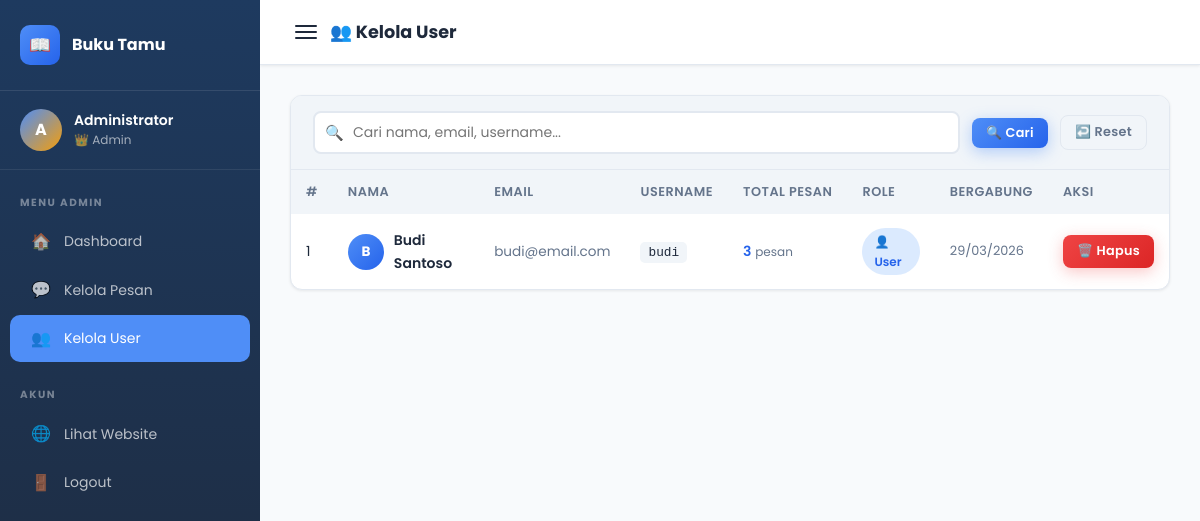
Page /admin/kelola_user.php (signed in) on the committed database.
### tables this page shows
CREATE TABLE IF NOT EXISTS users (
    id INT AUTO_INCREMENT PRIMARY KEY,
    nama VARCHAR(100) NOT NULL,
    email VARCHAR(150) NOT NULL UNIQUE,
    username VARCHAR(50) NOT NULL UNIQUE,
    password VARCHAR(255) NOT NULL,
    role ENUM('admin', 'user') DEFAULT 'user',
    created_at TIMESTAMP DEFAULT CURRENT_TIMESTAMP
);

### config/koneksi.php (called while the page is built, shortened)
<?php
function sanitasi($data) {
    $data = trim($data);
    $data = stripslashes($data);
    $data = htmlspecialchars($data, ENT_QUOTES, 'UTF-8');
    return $data;
}
?>

### admin/kelola_user.php (the view, shortened to what this page needs)
<?php
require_once '../config/koneksi.php';
$search   = sanitasi($_GET['search'] ?? '');
$page     = max(1, (int)($_GET['page'] ?? 1));
$per_page = 10;
$offset   = ($page - 1) * $per_page;
$where = "WHERE role = 'user'";
$params = [];
$types  = '';
$all_params   = $params;
$all_params[] = $per_page;
$all_params[] = $offset;
$all_types    = $types . 'ii';
$stmt = $koneksi->prepare("SELECT u.*, (SELECT COUNT(*) FROM buku_tamu bt WHERE bt.user_id = u.id) as total_pesan FROM users u $where ORDER BY u.created_at DESC LIMIT ? OFFSET ?");
$stmt->bind_param($all_types, ...$all_params);
$stmt->execute();
$data = $stmt->get_result();
?>
<!DOCTYPE html>
<html lang="id">
<head>
    <link rel="stylesheet" href="../assets/css/style.css">
</head>
<body>
<div class="dashboard-wrapper">
    <aside class="sidebar">
        <div class="sidebar-header">
            <div class="sidebar-brand">
                <div class="brand-icon">📖</div>
                <span>Buku Tamu</span>
            </div>
        </div>
        <div class="sidebar-user">
            <div class="sidebar-avatar"><?= strtoupper(substr($_SESSION['nama'], 0, 1)) ?></div>
            <div>
                <div class="sidebar-user-name"><?= htmlspecialchars($_SESSION['nama']) ?></div>
                <div class="sidebar-user-role">👑 <?= $_SESSION['role'] ?></div>
            </div>
        </div>
        <nav class="sidebar-nav">
            <div class="nav-section-title">Menu Admin</div>
            <a href="dashboard.php"><span class="nav-icon">🏠</span> Dashboard</a>
            <a href="kelola_pesan.php"><span class="nav-icon">💬</span> Kelola Pesan</a>
            <a href="kelola_user.php" class="active"><span class="nav-icon">👥</span> Kelola User</a>
            <div class="nav-section-title" style="margin-top:15px;">Akun</div>
            <a href="../index.php"><span class="nav-icon">🌐</span> Lihat Website</a>
            <a href="../auth/logout.php"><span class="nav-icon">🚪</span> Logout</a>
        </nav>
    </aside>
    <div class="main-content">
        <div class="top-bar">
            <div class="d-flex align-center gap-1">
                <button class="hamburger" id="hamburger" style="background:none;border:none;cursor:pointer;flex-direction:column;gap:4px;display:flex;padding:5px;">
                    <span style="display:block;width:22px;height:2px;background:var(--dark);border-radius:2px;"></span>
                    <span style="display:block;width:22px;height:2px;background:var(--dark);border-radius:2px;"></span>
                    <span style="display:block;width:22px;height:2px;background:var(--dark);border-radius:2px;"></span>
                </button>
                <h1>👥 Kelola User</h1>
            </div>
        </div>
        <div class="page-content">
            <div class="card">
                <form method="GET">
                    <div class="filter-bar">
                        <div class="search-input">
                            <span class="icon">🔍</span>
                            <input type="text" name="search" placeholder="Cari nama, email, username..." value="<?= htmlspecialchars($search) ?>">
                        </div>
                        <button type="submit" class="btn btn-primary btn-sm">🔍 Cari</button>
                        <a href="kelola_user.php" class="btn btn-secondary btn-sm">↩️ Reset</a>
                    </div>
                </form>
                <div class="table-wrapper">
                    <table>
                        <thead>
                            <tr>
                                <th>#</th>
                                <th>Nama</th>
                                <th>Email</th>
                                <th>Username</th>
                                <th>Total Pesan</th>
                                <th>Role</th>
                                <th>Bergabung</th>
                                <th>Aksi</th>
                            </tr>
                        </thead>
                        <tbody>
                            <?php if ($data && $data->num_rows > 0):
                                $no = $offset + 1;
                                while ($row = $data->fetch_assoc()): ?>
                                <tr>
                                    <td><?= $no++ ?></td>
                                    <td>
                                        <div style="display:flex;align-items:center;gap:10px;">
                                            <div style="width:36px;height:36px;border-radius:50%;background:linear-gradient(135deg,var(--primary),var(--primary-dark));display:flex;align-items:center;justify-content:center;color:white;font-weight:700;font-size:0.85rem;flex-shrink:0;">
                                                <?= strtoupper(substr($row['nama'], 0, 1)) ?>
                                            </div>
                                            <span style="font-weight:600;font-size:0.875rem;"><?= htmlspecialchars($row['nama']) ?></span>
                                        </div>
                                    </td>
                                    <td style="font-size:0.85rem;color:var(--gray);"><?= htmlspecialchars($row['email']) ?></td>
                                    <td><code style="font-size:0.8rem;background:var(--gray-light);padding:3px 8px;border-radius:5px;"><?= htmlspecialchars($row['username']) ?></code></td>
                                    <td>
                                        <span style="font-weight:600;color:var(--primary-dark);"><?= $row['total_pesan'] ?></span>
                                        <span style="font-size:0.75rem;color:var(--gray);"> pesan</span>
                                    </td>
                                    <td><span class="badge badge-user">👤 User</span></td>
                                    <td style="font-size:0.8rem;color:var(--gray);"><?= date('d/m/Y', strtotime($row['created_at'])) ?></td>
                                    <td>
                                        <a href="../proses/proses_hapus_user.php?id=<?= $row['id'] ?>"
                                           class="btn btn-danger btn-sm btn-delete-confirm"
                                           title="Hapus user ini">
                                            🗑️ Hapus
                                        </a>
                                    </td>
                                </tr>
                            <?php endwhile; endif; ?>
                        </tbody>
                    </table>
                </div>
            </div>
        </div>
    </div>
</div>
</body>
</html>

### rows in the picture
users: nama "B", nama "Budi Santoso", email "budi@email.com", username "budi", total_pesan "3", created_at "29/03/2026"

### other values in the picture
substr($_SESSION['nama'], 0, 1) "A"
$_SESSION['nama'] "Administrator"
$_SESSION['role'] "Admin"
